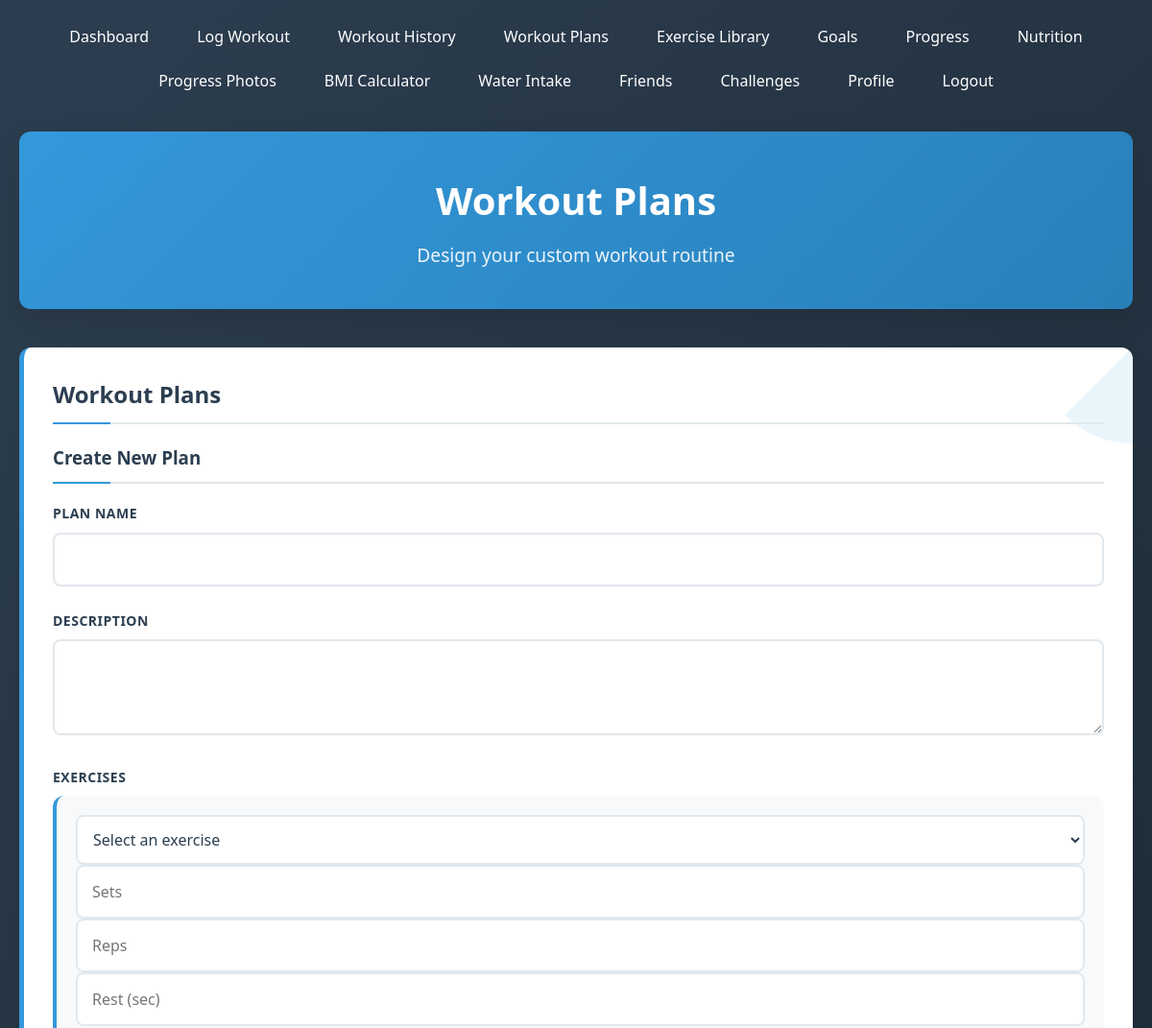
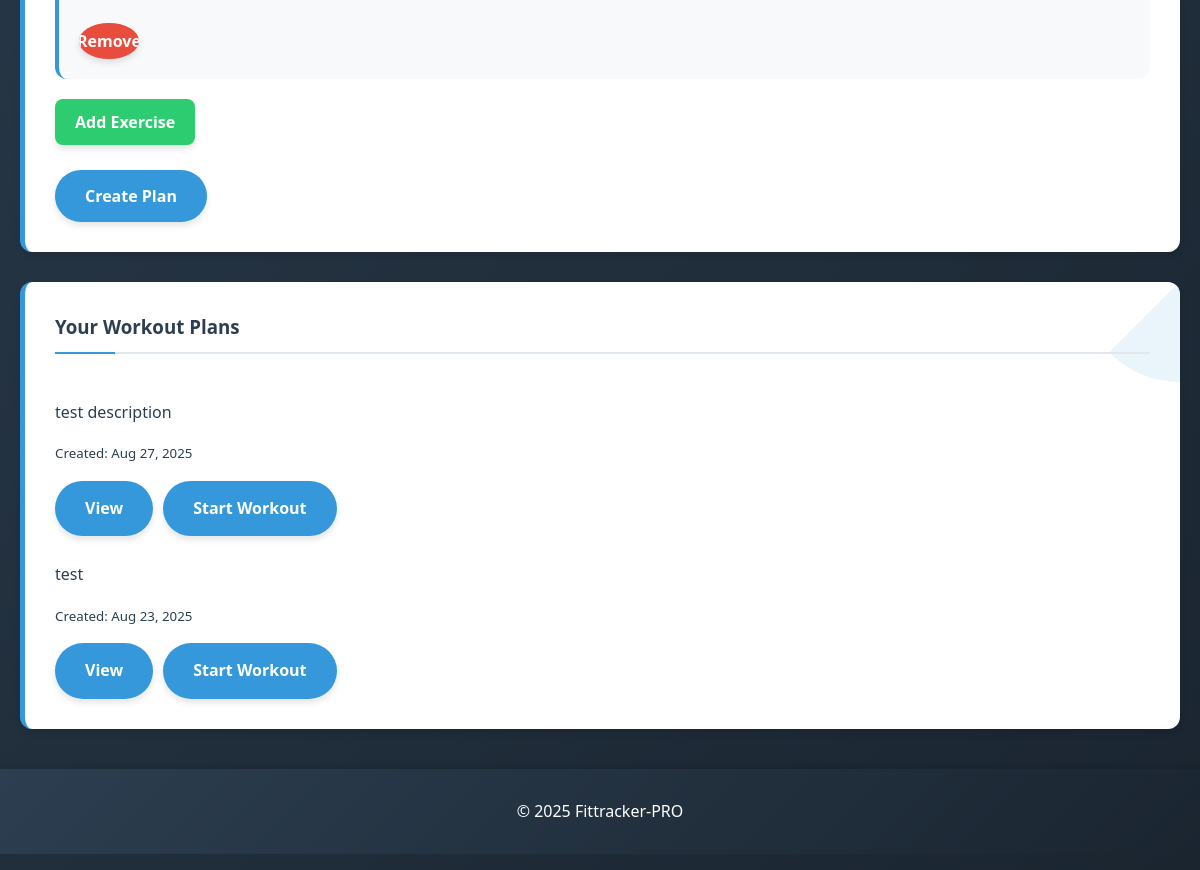
The page /workout_plans.php (signed in) on the database its author committed (2 pictures, top to bottom).
### tables this page shows
CREATE TABLE `workout_plans` (
  `id` int(11) NOT NULL,
  `user_id` int(11) NOT NULL,
  `name` varchar(100) NOT NULL,
  `description` text DEFAULT NULL,
  `created_at` timestamp NOT NULL DEFAULT current_timestamp()
);

### workout_plans.php (the view, shortened to what this page needs)
<?php
require_once 'config/db.php';
$user_id = $_SESSION['user_id'];
$stmt = $pdo->prepare("SELECT * FROM workout_plans WHERE user_id = ? ORDER BY created_at DESC");
$stmt->execute([$user_id]);
$workout_plans = $stmt->fetchAll();
?>
<?php include 'includes/header.php'; ?>
<div class="page-header">
    <h1>Workout Plans</h1>
    <p>Design your custom workout routine</p>
</div>
<div class="card">
    <h2>Workout Plans</h2>
    <h3>Create New Plan</h3>
    <form method="POST" id="workout-plan-form">
        <div class="form-group">
            <label>Plan Name</label>
            <input type="text" name="name" required>
        </div>
        <div class="form-group">
            <label>Description</label>
            <textarea name="description" rows="3"></textarea>
        </div>
        <div class="form-group">
            <label>Exercises</label>
            <div id="exercises-container">
                <div class="exercise-row">
                    <select name="exercises[0][id]" class="exercise-select" required>
                        <option value="">Select an exercise</option>
                    </select>
                    <input type="number" name="exercises[0][sets]" placeholder="Sets" min="1" required>
                    <input type="number" name="exercises[0][reps]" placeholder="Reps" min="1" required>
                    <input type="number" name="exercises[0][rest_time]" placeholder="Rest (sec)" min="0" required>
                    <button type="button" class="remove-exercise">Remove</button>
                </div>
            </div>
            <button type="button" id="add-exercise">Add Exercise</button>
        </div>
        <button type="submit">Create Plan</button>
    </form>
</div>
<div class="card">
    <h3>Your Workout Plans</h3>
    <?php if (count($workout_plans) > 0): ?>
        <div class="workout-plans-grid">
            <?php foreach ($workout_plans as $plan): ?>
                <div class="workout-plan-card">
                    <h4><?php echo $plan['name']; ?></h4>
                    <p><?php echo $plan['description']; ?></p>
                    <p><small>Created: <?php echo date('M j, Y', strtotime($plan['created_at'])); ?></small></p>
                    <div class="plan-actions">
                        <a href="view_workout_plan.php?id=<?php echo $plan['id']; ?>" class="btn">View</a>
                        <a href="start_workout.php?plan_id=<?php echo $plan['id']; ?>" class="btn btn-primary">Start Workout</a>
                    </div>
                </div>
            <?php endforeach; ?>
        </div>
    <?php else: ?>
        <p>No workout plans created yet.</p>
    <?php endif; ?>
</div>
<?php include 'includes/footer.php'; ?>

### css/style.css (style rules this page uses)
* { margin: 0; padding: 0; box-sizing: border-box; font-family: 'Segoe UI', Tahoma, Geneva, Verdana, sans-serif; }
:root { --primary-color: #3498db; --secondary-color: #2c3e50; --accent-color: #e74c3c; --success-color: #2ecc71; --warning-color: #f39c12; --light-bg: #f5f7fa; --white: #ffffff; --text-dark: #2c3e50; --text-light: #7f8c8d; --border-color: #e1e8ed; --shadow: 0 4px 6px rgba(0, 0, 0, 0.1); --shadow-hover: 0 10px 20px rgba(0, 0, 0, 0.15); }
body { background-color: var(--light-bg); color: var(--text-dark); line-height: 1.6; font-size: 16px; }
.card { background: var(--white); border-radius: 12px; box-shadow: var(--shadow); padding: 30px; margin-bottom: 30px; transition: all 0.3s ease; border-left: 5px solid var(--primary-color); position: relative; overflow: hidden; }
.card::before { content: ''; position: absolute; top: 0; right: 0; width: 100px; height: 100px; background: linear-gradient(135deg, transparent 50%, rgba(52, 152, 219, 0.1) 50%); border-radius: 0 0 0 100%; }
.card h1, .card h2, .card h3 { color: var(--secondary-color); margin-bottom: 20px; padding-bottom: 10px; border-bottom: 2px solid var(--border-color); position: relative; }
.card h1::after, .card h2::after, .card h3::after { content: ''; position: absolute; bottom: -2px; left: 0; width: 60px; height: 2px; background: var(--primary-color); }
.card p { color: var(--text-dark); margin-bottom: 15px; }
.form-group { margin-bottom: 25px; }
label { display: block; margin-bottom: 8px; font-weight: 600; color: var(--text-dark); font-size: 14px; text-transform: uppercase; letter-spacing: 0.5px; }
input, select, textarea { width: 100%; padding: 15px; border: 2px solid var(--border-color); border-radius: 8px; font-size: 16px; transition: all 0.3s ease; background: var(--white); color: var(--text-dark); }
button, .btn { background: var(--primary-color); color: var(--white); border: none; padding: 15px 30px; border-radius: 30px; cursor: pointer; font-size: 16px; font-weight: 600; transition: all 0.3s ease; display: inline-block; text-align: center; text-decoration: none; box-shadow: var(--shadow); position: relative; overflow: hidden; }
button::before, .btn::before { content: ''; position: absolute; top: 50%; left: 50%; width: 0; height: 0; background: rgba(255, 255, 255, 0.3); border-radius: 50%; transform: translate(-50%, -50%); transition: width 0.6s, height 0.6s; }
a { color: var(--primary-color); text-decoration: none; transition: all 0.3s ease; position: relative; }
a::after { content: ''; position: absolute; bottom: -2px; left: 0; width: 0; height: 2px; background: var(--primary-color); transition: width 0.3s ease; }
.page-header { text-align: center; margin-bottom: 40px; padding: 40px 30px; background: linear-gradient(135deg, #3498db, #2980b9); color: white; border-radius: 12px; box-shadow: 0 10px 30px rgba(0, 0, 0, 0.1); }
.page-header h1 { color: white; font-size: 2.5rem; margin-bottom: 10px; font-weight: 700; }
.page-header p { color: rgba(255, 255, 255, 0.9); font-size: 1.2rem; margin: 0; }
.exercise-row { background: #f8f9fa; border-radius: 12px; padding: 20px; margin-bottom: 20px; border-left: 4px solid #3498db; transition: all 0.3s ease; }
.exercise-select { flex: 1; padding: 12px; border: 2px solid #e1e8ed; border-radius: 8px; font-size: 16px; transition: border-color 0.3s ease; }
.remove-exercise { background: #e74c3c; color: white; border: none; border-radius: 50%; width: 36px; height: 36px; display: flex; align-items: center; justify-content: center; cursor: pointer; transition: all 0.3s ease; align-self: flex-start; margin-top: 25px; }
#add-exercise { display: flex; align-items: center; gap: 8px; background: #2ecc71; color: white; border: none; padding: 12px 20px; border-radius: 8px; font-weight: 600; cursor: pointer; transition: all 0.3s ease; }
.plan-actions { display: flex; gap: 10px; flex-wrap: wrap; }
.card { animation: fadeIn 0.6s ease-out; }

### rows shown on the page
workout_plans: description "test description", created_at "Aug 27, 2025"
workout_plans: description "test", created_at "Aug 23, 2025"
